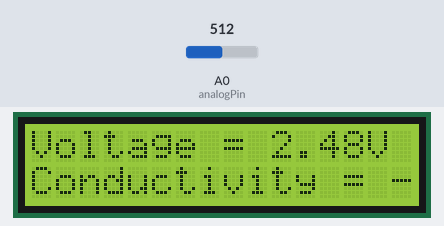
Bench run of a sketch on a simulated Arduino Uno, built with avr-gcc and run on an emulated ATmega328P. Parts: 16×2 character LCD. The test bench sets the inputs (shaded band); at power-on: A0 (analogPin) = 512.

Above: at 1.2 s.
1.3 s: A0 (analogPin) set to 529
At 2.5 s:
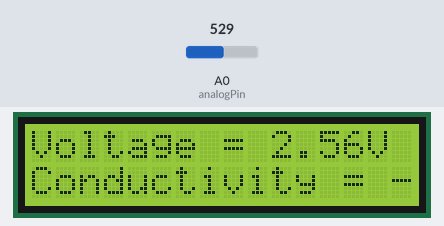
3.5 s: A0 (analogPin) set to 716
At 4.5 s:
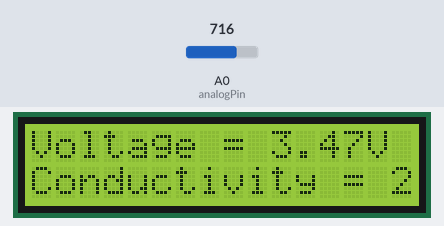
5.5 s: A0 (analogPin) set to 641
At 6.5 s:
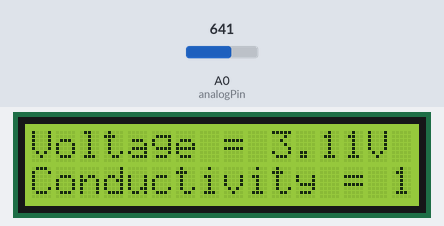
7.6 s: A0 (analogPin) set to 620
At 8.5 s:
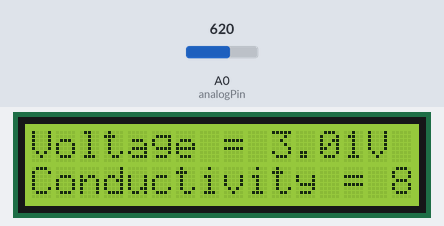
9.6 s: A0 (analogPin) set to 584
At 10.5 s:
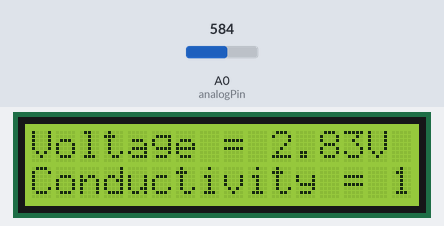
11.6 s: A0 (analogPin) set to 568
At 12.5 s:
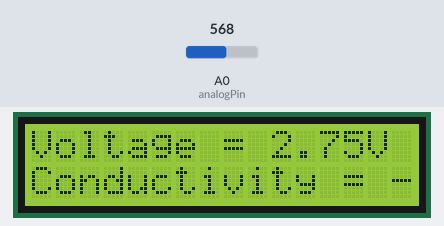
Timing chart, 0 to 14.6 s (numbered marks = the images above; inputs shaded):
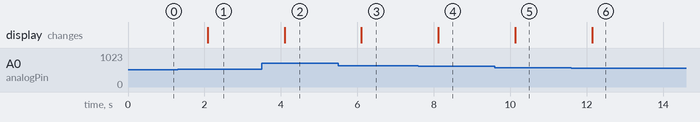

The sketch:

withlcd.ino
```cpp
#include <LiquidCrystal.h>

int analogPin = 0;     // potentiometer wiper (middle terminal) connected to analog pin 3
                       // outside leads to ground and +5V
int val = 0;           // variable to store the value read
float a = 0;
float b = 0;
LiquidCrystal lcd(7, 8, 9, 2, 4, 6);

void setup()
{
  Serial.begin(9600);          //  setup serial
  lcd.begin(16, 2);
}

void loop()
{
  val = analogRead(analogPin);    // read the input pin
  a = val/206.306306;
  b = ((37.482*a) - 104.48805);
  lcd.setCursor(0, 0);
  lcd.print("Voltage = ");
  lcd.print(a);
  lcd.print("V  ");
  lcd.setCursor(0, 1);
  lcd.print("Conductivity = ");
  lcd.print(b);
  lcd.print("mS/cm");             // debug value
  delay(1000);
}
```

Measured:
- the behaviour switches between 520 and 521 on A0 (analogPin) (found by bisection; images 0 and 1)
- the behaviour switches between 631 and 630 on A0 (analogPin) (found by bisection; images 3 and 4)
- the behaviour switches between 576 and 575 on A0 (analogPin) (found by bisection; images 5 and 6)
- after the input at 1.3 s, the display: changes after 0.78 s (image 1)
- after the input at 3.5 s, the display: changes after 0.60 s (image 2)
- after the input at 5.5 s, the display: changes after 0.61 s (image 3)
- after the input at 7.6 s, the display: changes after 0.52 s (image 4)
- after the input at 9.6 s, the display: changes after 0.53 s (image 5)
- after the input at 11.6 s, the display: changes after 0.55 s (image 6)
